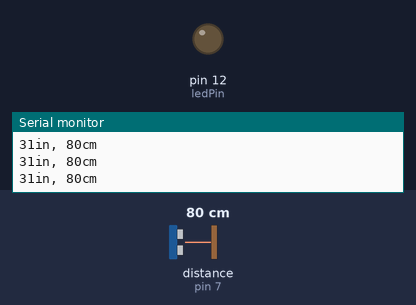
This sketch was run on a simulated Arduino Uno, built with avr-gcc and run on an emulated ATmega328P. Parts: output pins drawn as LEDs (lit = HIGH), the last lines printed to the serial monitor. Wiring (inferred from the names in the program): ultrasonic range finder: trigger pin 7; echo pin 7. The inputs (shaded band) are chosen by the test bench; at power-on: distance to the obstacle (sensor on pin 7) 80 cm. The echo pulse lasts 58.3 µs per cm.

Above: at 1.2 s.
1.3 s: distance to the obstacle (sensor on pin 7) set to 18 cm
2.8 s: distance to the obstacle (sensor on pin 7) set to 15 cm
At 3.7 s:
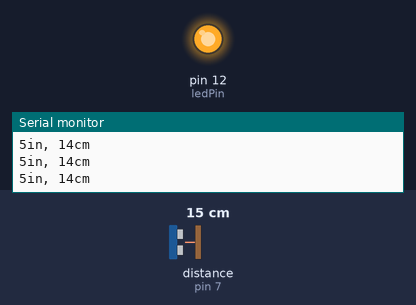
4.3 s: distance to the obstacle (sensor on pin 7) set to 35 cm
At 4.8 s:
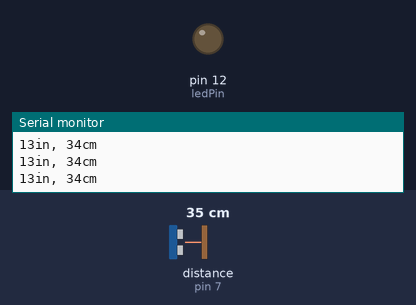
5.8 s: distance to the obstacle (sensor on pin 7) set to 2 cm
At 6.4 s:
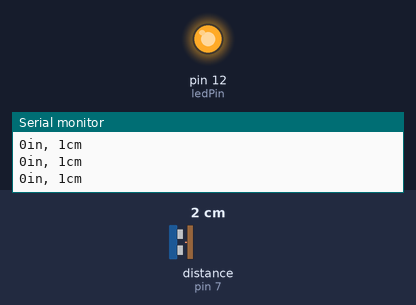
Timing chart, 0 to 8.3 s (numbered marks = the images above; inputs shaded):
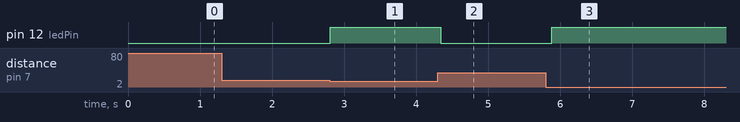

Measured:
- the behaviour switches between 17 and 16 cm on distance to the obstacle (sensor on pin 7) (found by bisection; images 0 and 1)
- after the input at 2.8 s, pin 12 (ledPin): LOW → HIGH at once
- after the input at 4.3 s, pin 12 (ledPin): HIGH → LOW at once
- after the input at 5.8 s, pin 12 (ledPin): LOW → HIGH after 0.08 s

The sketch:

UltrasonicSensorLed.ino
```cpp
int pingPin = 7;
int ledPin = 12;

void setup() {
  // put your setup code here, to run once:
  Serial.begin(9600);
  pinMode(ledPin, OUTPUT);
}

void loop() {
  // put your main code here, to run repeatedly:
  long duration;
  long in;
  long cm;

  pinMode(pingPin, OUTPUT);
  digitalWrite(pingPin, LOW);
  delayMicroseconds(2);
  digitalWrite(pingPin, HIGH);
  delayMicroseconds(5);
  digitalWrite(pingPin, LOW);

  pinMode(pingPin, INPUT);
  duration = pulseIn(pingPin, HIGH);

  in = msToIn(duration);
  cm = msToCm(duration);

  Serial.print(in);
  Serial.print("in, ");
  Serial.print(cm);
  Serial.print("cm");
  Serial.println();

  digitalWrite(ledPin, withinRange(15, cm));

  delay(100);
}

long msToIn(long microseconds){

  return (microseconds/74)/2;
}

long msToCm(long microseconds){

  return (microseconds/29)/2;
}

bool withinRange(long range, long distance){

  if(distance <= range){

    return true;
  }else{

    return false;
  }
}
```
